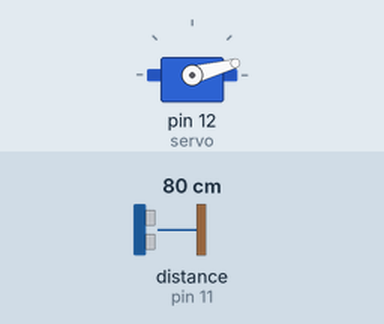
A sketch run on a simulated Arduino Uno, built with avr-gcc and run on an emulated ATmega328P. Shown: servo. Wiring (inferred from the names in the program): ultrasonic range finder: trigger pin 10; echo pin 11. Inputs (shaded band) come from the test bench; at power-on: distance to the obstacle (sensor on pin 11) 80 cm. The echo pulse lasts 58.3 µs per cm; what the sketch prints to the serial monitor is not drawn.

Above: at 0.01 s.
1.3 s: distance to the obstacle (sensor on pin 11) set to 2 cm
At 2.0 s:
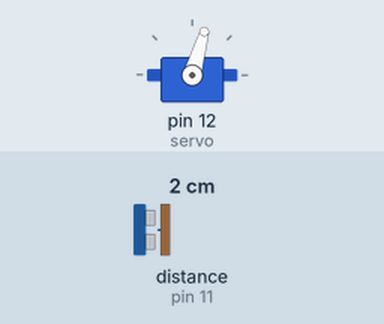
4.3 s: distance to the obstacle (sensor on pin 11) set to 299 cm
At 5.9 s:
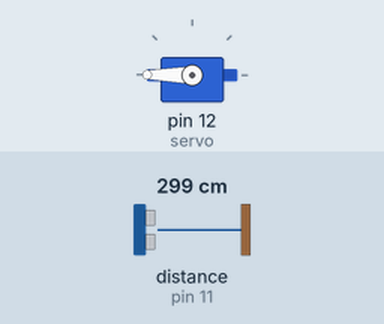
Timing chart, 0 to 13.3 s (numbered marks = the images above; inputs shaded):
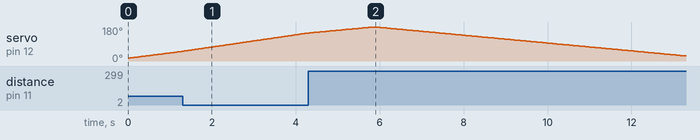

Measured:
- by itself, servo on pin 12 (servo): rises from 148° to 180° in 1.5 s, then falls to 27° in 7.4 s

The sketch:

A3_-_construct_a_SONAR_system.ino.ino
```cpp
#include <Servo.h>

const int trigPin=10;
const int echoPin=11;

long duration;
int distance;

Servo servo;

void setup() {

  Serial.begin(9600);
  pinMode(trigPin,OUTPUT);
  pinMode(echoPin,INPUT);

  servo.attach(12);
}

void loop()
{
    for(int i=15;i<=180;i++){            // rotates the servo motor from 15 to 180 degrees
    servo.write(i);
    delay(30);
    distance = Distance();

    Serial.print(i);                      // Sends the current angle into the Serial Port
    Serial.print(",");
    Serial.print(distance);                // Sends the value of distance the Serial Port
    Serial.print(".");
      }

    for(int i=180;i>15;i--){
    servo.write(i);
    delay(30);
    distance = Distance();
    Serial.print(i);
    Serial.print(",");
    Serial.print(distance);
    Serial.print(".");
    }

}

int Distance()
{
   digitalWrite(trigPin, LOW);
   delayMicroseconds(2);
                                                                // Sets the trigPin to HIGH state for 10 micro seconds
  digitalWrite(trigPin, HIGH);
  delayMicroseconds(10);
  digitalWrite(trigPin, LOW);
                                                              // Reads the echoPin, stores the sound wave travel time in microseconds
  duration = pulseIn(echoPin, HIGH);
                                                              // Calculating the distance
  distance= duration*0.034/2;                                // Range : 2cm to 400 cm

  return distance;
}
```
